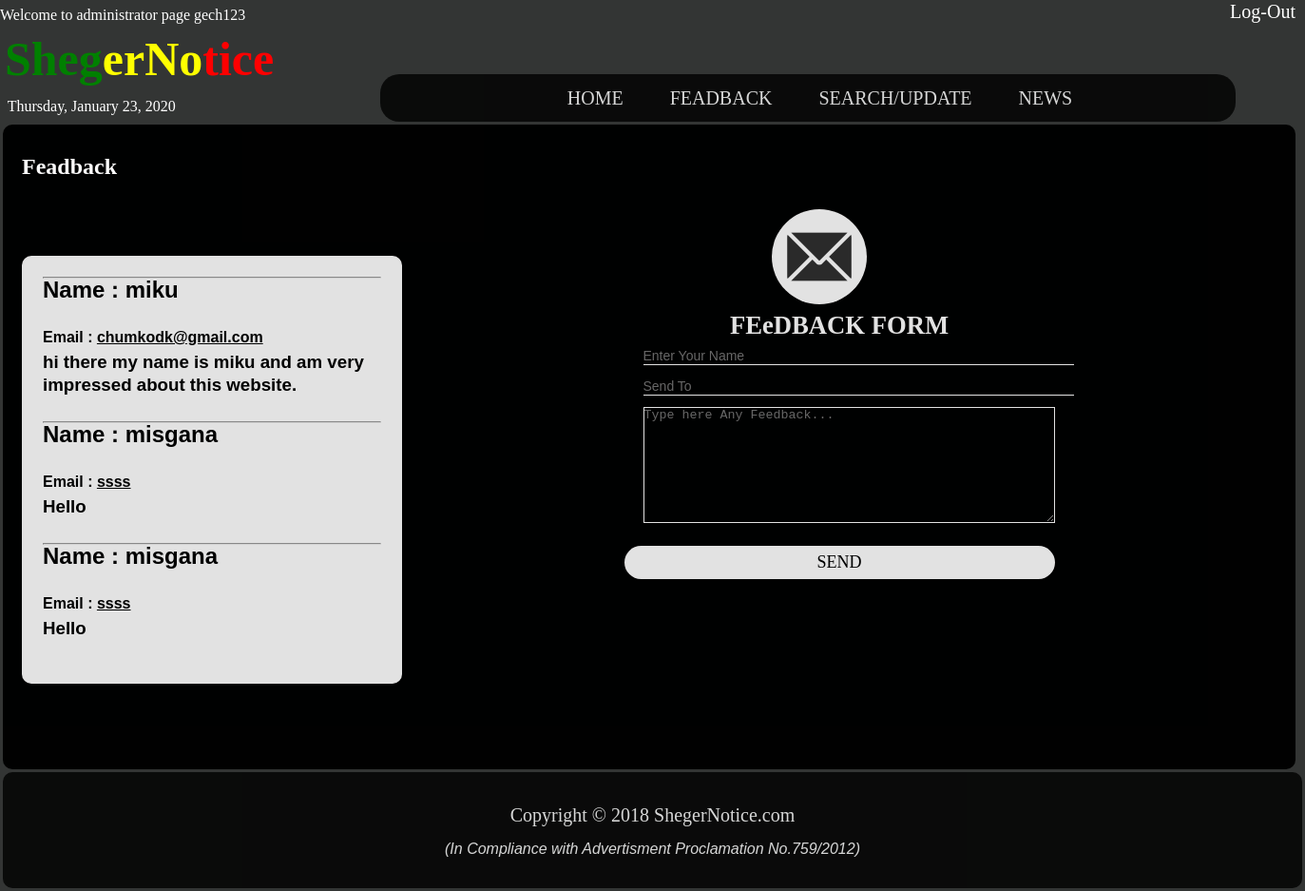
The page /Code/try/feadback.php (signed in) on the database its author committed.
### tables this page shows
CREATE TABLE IF NOT EXISTS `contact` (
  `name` varchar(25) NOT NULL,
  `email` varchar(25) NOT NULL,
  `message` varchar(500) NOT NULL
);

### Code/try/feadback.php (the view, shortened to what this page needs)
<?php
include "header3.php";
include "nav3.php";
?>
<section style='width:1360;'>
<h2>Feadback</h2>
<?php
 $sql=mysql_query("select * from contact");
echo"<table cellpadding=10; style='color:black; background:white; border-radius:10px; height:100px; font-family:Arial; float:left;'>";
if(mysql_affected_rows()!=0)
{
while($r=mysql_fetch_assoc($sql))
{
             echo"<tr><td><hr><h2>Name :  ".$r['name']."</h2></td></tr>";
             echo"<tr><td><br><h4>Email :  <u>".$r['email']."</u></h4></td></tr>";
             echo"<tr><td><h3><Message : <br> ".$r['message']."</h3><br></td></tr>";
}
echo "</table>";
}
else
echo " <tr><td align=center colspan=5>There is no Record in $t table!</td></tr></table>";
?>
<form method="POST" action="feadback.php">
<table  cellpadding="10" cellspacing="10">
<tr><td ><img src="pic/lo.png"/></td></tr>
<tr><th>FEeDBACK FORM</th></tr>
<tr><td><p><input type="text" name="name" size="50" maxlength="25" placeholder="Enter Your Name" required/></p>
<p><input type="text" name="email" size="50" maxlength="25" placeholder="Send To" required/></p>
<p><textarea  rows="8" cols="52" name="message" maxlength="500" placeholder="Type here Any Feedback... " required></textarea></p>
&nbsp <input type="submit" value="SEND" /></td></tr>
</table>
</form>
</section>
<?php
include "footer.php";
?>

### Code/try/header3.php (shortened to what this page needs)
<?php
echo "Welcome to administrator page " .$_SESSION['username']. "<br>";
?>
<!Doctype html>
<html lang="en">
<head><link rel="icon" href="pic/icon.png" />
<link rel="stylesheet" href="css.css" type="text/css">
</head>
<body>
<header>
<a href="index.php"><h1><font color=green>Sheg</font><font color=yellow>erNo</font><font color=red>tice</font></h1></a>
<p><a href="logout.php"> Log-Out </a></p><br>
<?php
$Today=date('y:m:d');
$new=date('l, F d, Y',strtotime($Today));
echo "<br> &nbsp; $new";
?>
</header>

### Code/try/nav3.php
<nav style='margin:-50px 0 0 400; width:900px;'>
     <ul>
       <li><a href="new.php"> HOME </a></li>
       <li><a href="feadback.php"> FEADBACK </a></li>
       <li><a href ="display4.php"> SEARCH/UPDATE </a></li>
       <li><a href="News.php"> NEWS </a></li>
    </ul>
    </nav>

### Code/try/footer.php
<footer>
      <p>Copyright &copy; 2018 <a href="index.php">ShegerNotice.com</a></p>
<center><i>(In Compliance with Advertisment Proclamation No.759/2012)</i></center>
</footer>
</body>
</html>

### Code/try/css.css (style rules this page uses)
* { margin:0px; padding:0px; box-sizing:border-box; -webkit-box-sizing:border-box; -moz-box-sizing:border-box; -webkit-font-smoothing:antialiased; -moz-font-smoothing:antialiased; -o-font-smoothing:antialiased; font-smoothing:antialiased; text-rendering:optimizeLegibility; }
body { background-image: url("pic/body.jpg"); background-size:cover; background-position:center; background-repeat:no-repeat; font-family: Multicolore; line-height:2.0; color:white; }
header a { color:white; text-decoration:none; font-size:24px; }
header a:link, header a:visited { color: white; }
header p { text-align:right; margin:-120px 10px 0px 0px; }
header p a { font-size:20px; }
header p a:link, header a:visited { color: white; }
header a h1 { margin-top:-20px; text-indent:5px; font-family:Segoe Print; font-size:50px; }
nav { background:black; border-radius :15pt; text-indent: -20px; color:white; opacity:0.8; text-align: center; width:720px; padding:5px; margin: 0px auto 0 auto; }
nav li { display:inline-block; padding-left: 65px; }
nav li a { text-decoration : none; font-size:20px; }
nav li a:link,nav li a:visited { color: white; }
aside, section, footer { margin:3px; }
section { float:left; padding:20px; border-radius :10px; opacity:0.980; background-color: black; color:white; width:62.4%; height:auto; }
section p { text-indent:20px; border-radius :10px ; opacity:1; color:white; }
footer { clear:both; opacity: 0.8; padding:25px; border-radius :10px; background:black; }
footer p { font-size:20px; font-family:Verdana; color:white; text-align:center; }
footer i { text-align:center; font-size:12pt; font-family:Arial; }
footer p a { text-decoration : none; }
footer p a:link,footer p a:visited { color: white; }

### Code/try/feadback.php (style rules this page uses)
body { background-image: url(pic/body.jpg); background-size:cover; background-position:center; background-repeat:no-repeat; font-family: Multicolore; color:white; }
table { background:black; color:white; font-family:conquest; width:400px; opacity:0.9; border-radius:15px; padding:20px; margin:70px auto; line-height:1.5em; }
table tr th { font-size:20pt; }
table tr td textarea { background:none; border:1px solid white; color:white; }
table tr td img { width: 100px; height: 100px; margin:-79px 0 0 155px; border-radius: 50%; }
table tr td input[type="text"] { border:none; border-bottom: 1px solid #fff; background:none; outline: none; color:white; height: 20px; font-size: 14px; }
table tr td input { width:100%; text-align: left; margin-bottom: 12px; }
table tr td input[type="submit"] { border: none; outline: none; height: 35px; font-family:Conquest; text-align: center; background: white; color: black; font-size: 18px; border-radius: 20px; }

### rows shown on the page
contact: name "miku", email "chumkodk@gmail.com", message "hi there my name is miku and am very impressed about this website."
contact: name "misgana", email "ssss", message "Hello"
contact: name "misgana", email "ssss", message "Hello"

### other values the page prints
$_SESSION['username'] "gech123"
